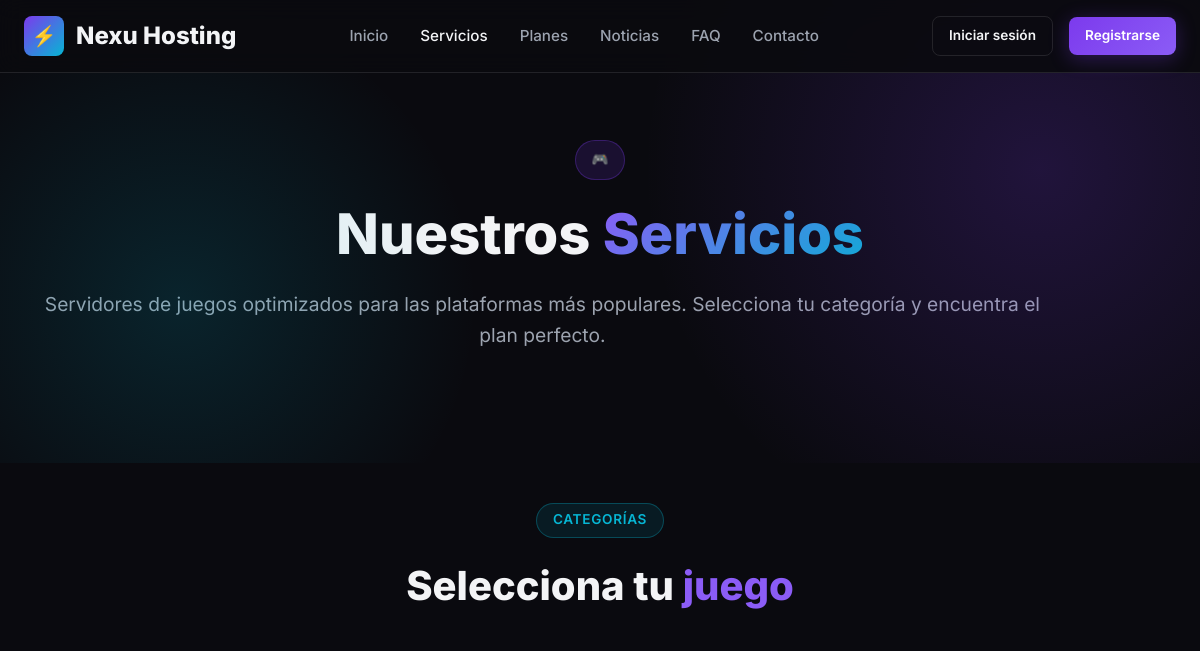
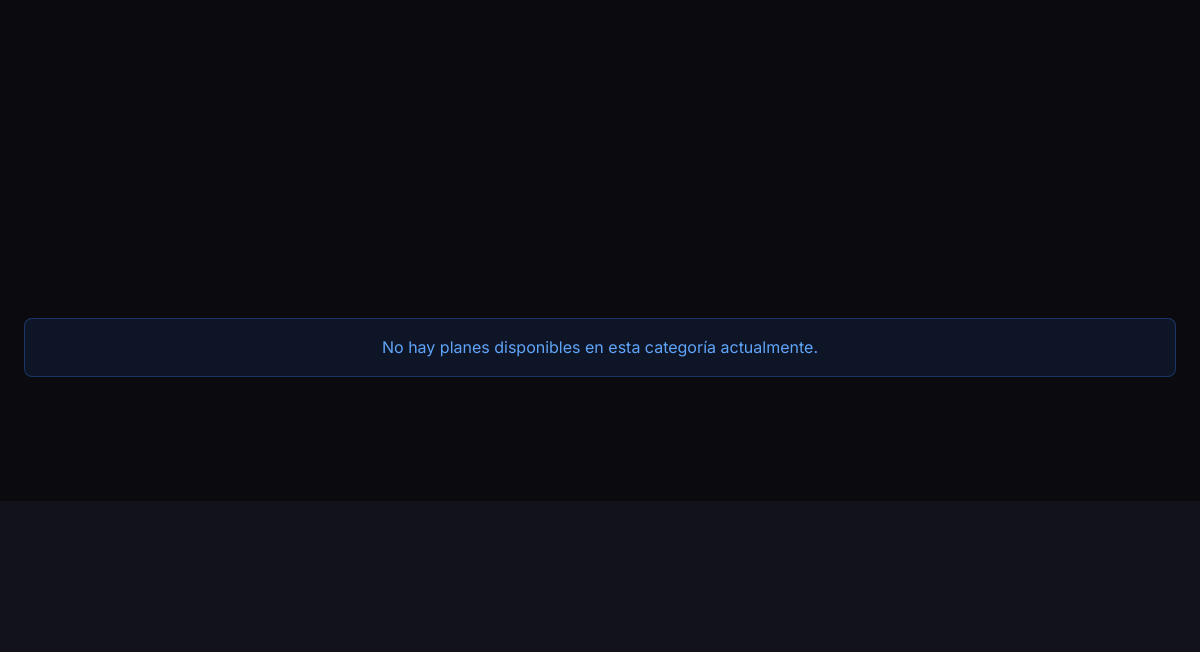
The page /servicios.php?cat=minecraft-java (upper part) on the database as committed earlier (2 pictures, top to bottom).
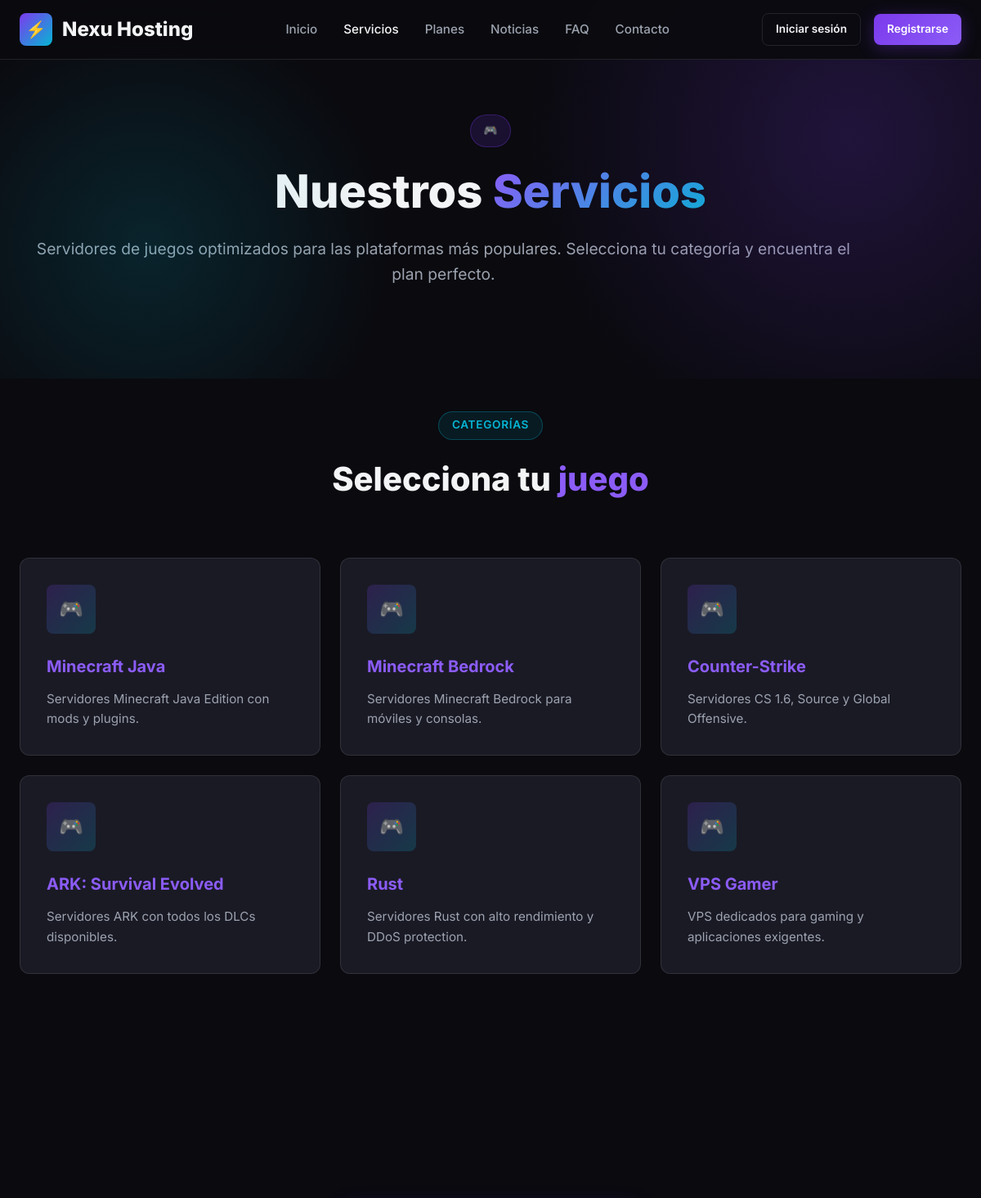
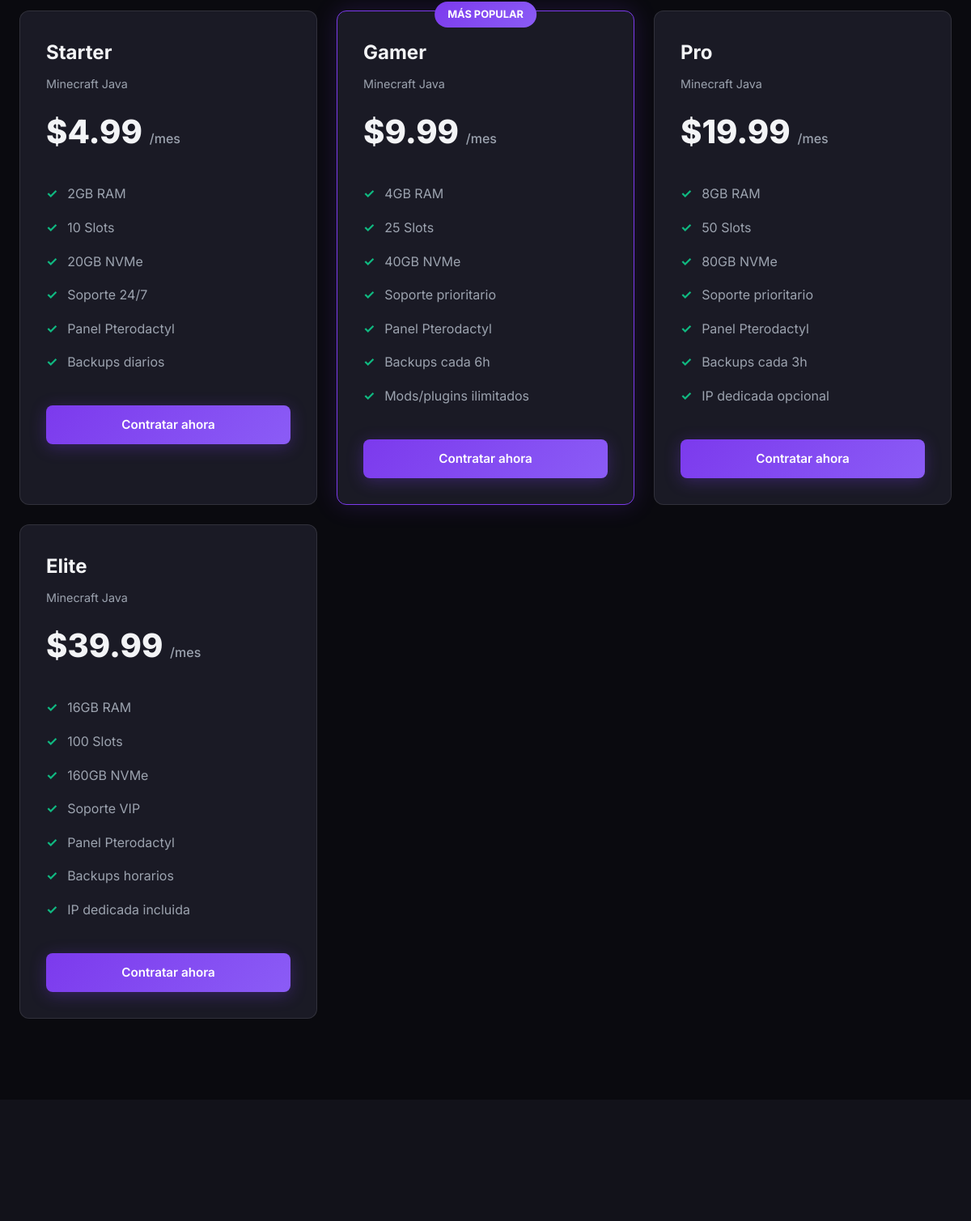
The same page on the database as committed later (2 pictures, top to bottom).
### tables this page shows
CREATE TABLE IF NOT EXISTS categorias (
    id INT AUTO_INCREMENT PRIMARY KEY,
    nombre VARCHAR(100) NOT NULL,
    slug VARCHAR(100) NOT NULL UNIQUE,
    descripcion TEXT,
    icono VARCHAR(50) DEFAULT 'gamepad',
    orden INT DEFAULT 0,
    activo TINYINT(1) DEFAULT 1
);

CREATE TABLE IF NOT EXISTS planes (
    id INT AUTO_INCREMENT PRIMARY KEY,
    categoria_id INT NOT NULL,
    nombre VARCHAR(150) NOT NULL,
    slug VARCHAR(150) NOT NULL UNIQUE,
    descripcion TEXT,
    precio_mensual DECIMAL(10,2) NOT NULL,
    precio_trimestral DECIMAL(10,2) DEFAULT NULL,
    precio_anual DECIMAL(10,2) DEFAULT NULL,
    ram_mb INT DEFAULT NULL,
    cpu VARCHAR(50) DEFAULT NULL,
    almacenamiento VARCHAR(50) DEFAULT NULL,
    slots INT DEFAULT NULL,
    caracteristicas TEXT,
    popular TINYINT(1) DEFAULT 0,
    activo TINYINT(1) DEFAULT 1,
    orden INT DEFAULT 0,
    FOREIGN KEY (categoria_id) REFERENCES categorias(id) ON DELETE CASCADE
);

### includes/funciones.php (called while the page is built, shortened)
<?php
require_once __DIR__ . '/pagos.php';
function e($string) {
    return htmlspecialchars($string ?? '', ENT_QUOTES, 'UTF-8');
}
function formatoPrecio($precio) {
    return '$' . number_format($precio, 2);
}
function obtenerCategorias($soloActivas = true) {
    global $pdo;
    $sql = "SELECT * FROM categorias";
    if ($soloActivas) $sql .= " WHERE activo = 1";
    $sql .= " ORDER BY orden ASC";
    return $pdo->query($sql)->fetchAll();
}
function obtenerPlanes($categoriaSlug = null, $soloActivos = true) {
    global $pdo;
    $sql = "SELECT p.*, c.nombre as categoria_nombre, c.slug as categoria_slug
            FROM planes p
            JOIN categorias c ON p.categoria_id = c.id
            WHERE 1=1";
    $params = [];
    if ($categoriaSlug) {
        $sql .= " AND c.slug = ?";
        $params[] = $categoriaSlug;
    }
    if ($soloActivos) {
        $sql .= " AND p.activo = 1";
    }
    $sql .= " ORDER BY p.orden ASC";
    $stmt = $pdo->prepare($sql);
    $stmt->execute($params);
    return $stmt->fetchAll();
}

### servicios.php (the view, shortened to what this page needs)
<?php
require_once 'includes/header.php';
$categoriaSlug = $_GET['cat'] ?? null;
$categorias = obtenerCategorias();
$planes = obtenerPlanes($categoriaSlug);
?>
<section class="hero" style="padding: 140px 0 80px;">
    <div class="container text-center">
        <span class="hero-badge">🎮</span>
        <h1>Nuestros <span>Servicios</span></h1>
        <p>Servidores de juegos optimizados para las plataformas más populares. Selecciona tu categoría y encuentra el plan perfecto.</p>
    </div>
</section>
<section class="section" style="padding-top: 40px;">
    <div class="container">
        <div class="section-header">
            <span class="section-label">Categorías</span>
            <h2>Selecciona tu <span>juego</span></h2>
        </div>
        <div class="features-grid mb-4">
            <?php foreach ($categorias as $cat): ?>
            <a href="servicios.php?cat=<?php echo e($cat['slug']); ?>" class="card" style="text-decoration: none;">
                <div class="card-icon">🎮</div>
                <h3><?php echo e($cat['nombre']); ?></h3>
                <p><?php echo e($cat['descripcion']); ?></p>
            </a>
            <?php endforeach; ?>
        </div>
        <?php if ($categoriaSlug): ?>
            <?php if (count($planes) > 0): ?>
            <div class="pricing-grid">
                <?php foreach ($planes as $plan):
                    $caracteristicas = json_decode($plan['caracteristicas'] ?? '[]', true);
                ?>
                <div class="pricing-card <?php echo $plan['popular'] ? 'popular' : ''; ?>">
                    <?php if ($plan['popular']): ?>
                        <span class="popular-badge">MÁS POPULAR</span>
                    <?php endif; ?>
                    <h3><?php echo e($plan['nombre']); ?></h3>
                    <p class="category"><?php echo e($plan['categoria_nombre']); ?></p>
                    <div class="price"><?php echo formatoPrecio($plan['precio_mensual']); ?> <span>/mes</span></div>
                    <ul>
                        <?php foreach ($caracteristicas as $caracteristica): ?>
                            <li><?php echo e($caracteristica); ?></li>
                        <?php endforeach; ?>
                    </ul>
                    <a href="planes.php?plan=<?php echo e($plan['slug']); ?>" class="btn btn-primary btn-block">Contratar ahora</a>
                </div>
                <?php endforeach; ?>
            </div>
            <?php else: ?>
                <div class="alert alert-info text-center">No hay planes disponibles en esta categoría actualmente.</div>
            <?php endif; ?>
        <?php endif; ?>
    </div>
</section>
<section class="section" style="background: var(--color-bg-light);">
    <div class="container">
    </div>
</section>
<?php require_once 'includes/footer.php'; ?>

Rows that differ between the two databases and show on the page:
added categorias: nombre "Minecraft Java", descripcion "Servidores Minecraft Java Edition con mods y plugins."
added categorias: nombre "Minecraft Bedrock", descripcion "Servidores Minecraft Bedrock para móviles y consolas."
added categorias: nombre "Counter-Strike", descripcion "Servidores CS 1.6, Source y Global Offensive."
added categorias: nombre "ARK: Survival Evolved", descripcion "Servidores ARK con todos los DLCs disponibles."
added categorias: nombre "Rust", descripcion "Servidores Rust con alto rendimiento y DDoS protection."
added categorias: nombre "VPS Gamer", descripcion "VPS dedicados para gaming y aplicaciones exigentes."
added planes: nombre "Starter", categoria.nombre "Minecraft Java", precio_mensual "$4.99", caracteristicas "2GB RAM", caracteristicas "10 Slots", caracteristicas "20GB NVMe", caracteristicas "Soporte 24/7", caracteristicas "Panel Pterodactyl", caracteristicas "Backups diarios"
added planes: popular "MÁS POPULAR", nombre "Gamer", categoria.nombre "Minecraft Java", precio_mensual "$9.99", caracteristicas "4GB RAM", caracteristicas "25 Slots", caracteristicas "40GB NVMe", caracteristicas "Soporte prioritario", caracteristicas "Panel Pterodactyl", caracteristicas "Backups cada 6h", caracteristicas "Mods/plugins ilimitados"
added planes: nombre "Pro", categoria.nombre "Minecraft Java", precio_mensual "$19.99", caracteristicas "8GB RAM", caracteristicas "50 Slots", caracteristicas "80GB NVMe", caracteristicas "Soporte prioritario", caracteristicas "Panel Pterodactyl", caracteristicas "Backups cada 3h", caracteristicas "IP dedicada opcional"
added planes: nombre "Elite", categoria.nombre "Minecraft Java", precio_mensual "$39.99", caracteristicas "16GB RAM", caracteristicas "100 Slots", caracteristicas "160GB NVMe", caracteristicas "Soporte VIP", caracteristicas "Panel Pterodactyl", caracteristicas "Backups horarios", caracteristicas "IP dedicada incluida"
Other text that changed with them:
text no longer shown: "No hay planes disponibles en esta categoría actualmente."
